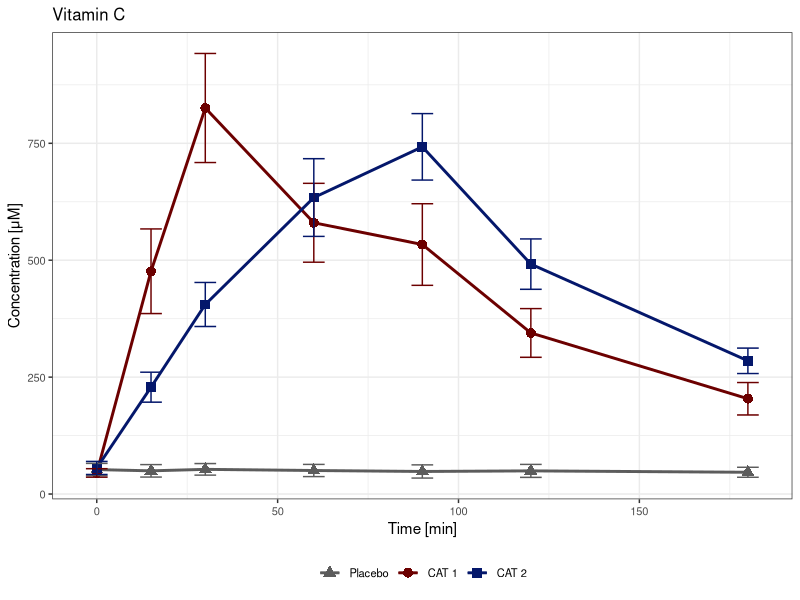
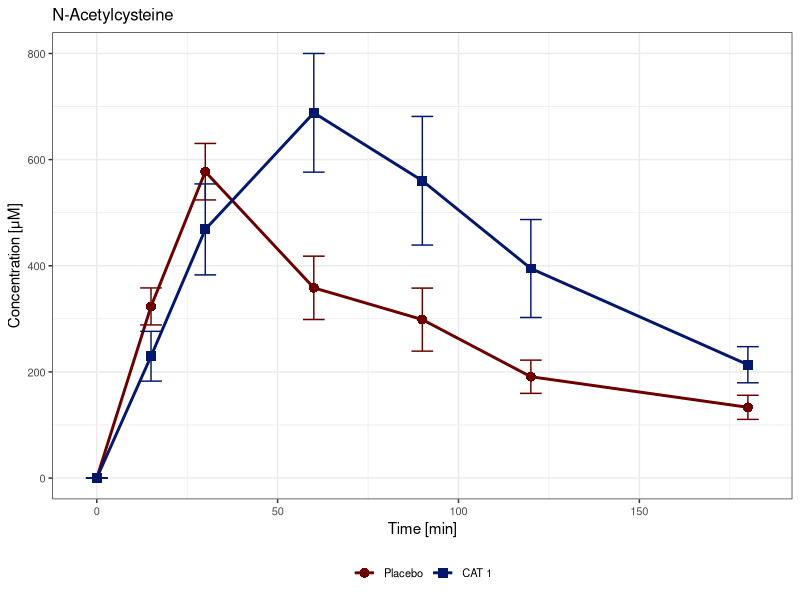
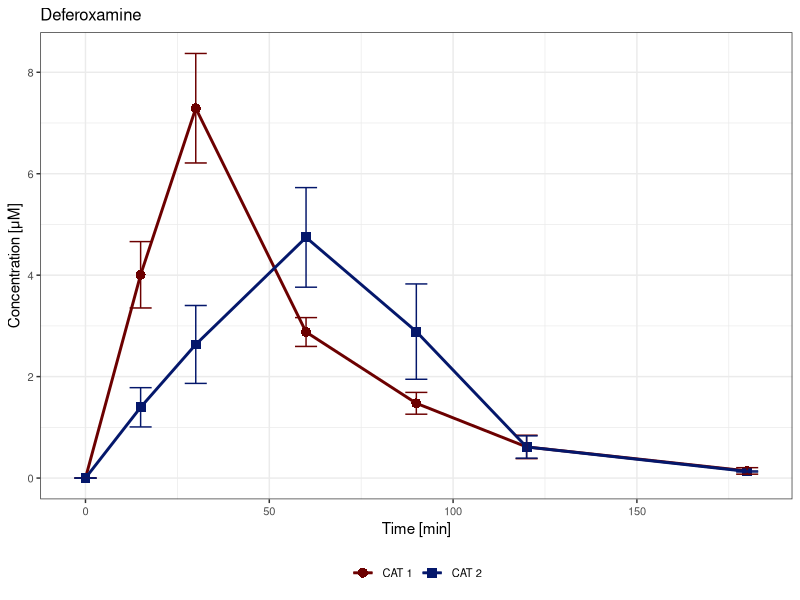
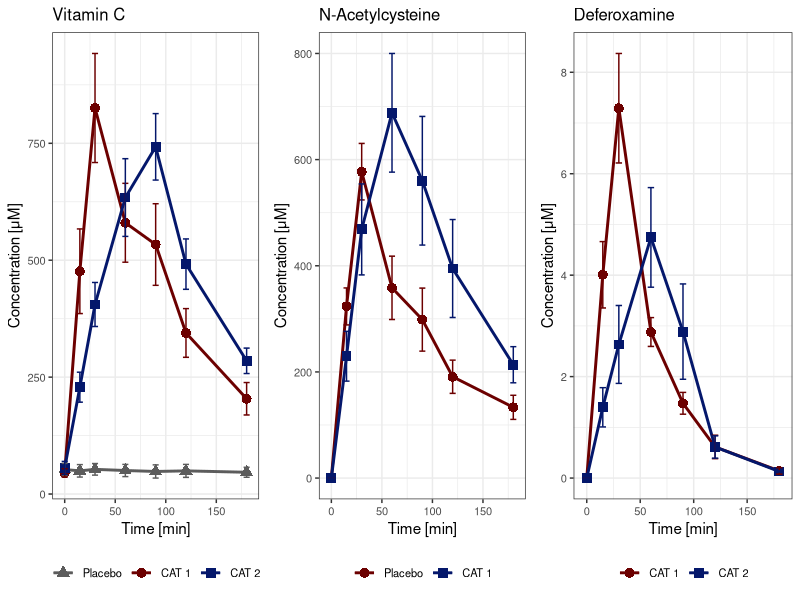

Source code (R) for these figures, in order: (Note: this script raises an error after producing the figures.)
library(ggplot2)
library(dplyr)
library(tibble)

# Import data from covariables_asc.csv covariables_nac.csv and covariables_dfo.csv
asc <- tibble(read.csv("output/covariables_asc.csv", header = TRUE, sep = ","))
nac <- tibble(read.csv("output/covariables_nac.csv", header = TRUE, sep = ","))
dfo <- tibble(read.csv("output/covariables_dfo.csv", header = TRUE, sep = ","))

# Plot
# Plot mean and standard deviation for ASC c_promedio over Tiempo grouped by tac1, tac2 and p
asc_graph <- ggplot() +
    # add mean and standard deviation
    stat_summary(data = asc, aes(x = Tiempo, y = c_promedio, col = tac), fun.y = mean, geom = "line", size = 1) +
    stat_summary(data = asc, aes(x = Tiempo, y = c_promedio, col = tac, shape = tac), fun.y = mean, geom = "point", size = 3) +
    stat_summary(data = asc, aes(x = Tiempo, y = c_promedio, col = tac), fun.data = mean_se, fun.args=list(mult=1), geom = "errorbar", width = 6) +
    #stat_summary(data = asc, aes(x = Tiempo, y = c_promedio, col = tac), fun.data = mean_se, fun.args=list(mult=sqrt(length(unique(asc$px)))), geom = "errorbar", width = 6) +
    # if you want to add standard deviation adjusted to 95% confidence interval
    # stat_summary(data = asc, aes(x = Tiempo, y = c_promedio, col = tac), fun.data = mean_se, fun.args=list(mult=1.96), geom = "errorbar", width = 4) +
    # set colors
    scale_color_manual(values = c("#5c5c5c",  "#6c0000", "#04176b"), 
                        labels = c("Placebo", "CAT 1", "CAT 2")) +
    scale_shape_manual(values = c(17, 16, 15),
                        labels = c("Placebo", "CAT 1", "CAT 2")) +
    labs(x = "Time [min]", y = "Concentration [μM]", title = "Vitamin C") +
    # change font size
    theme_bw()+
    theme(legend.position = "bottom", legend.title = element_blank(), 
        legend.text = element_text(size=8),
        axis.text = element_text(size = 8),
        plot.title = element_text(size = 12))
asc_graph


# Plot mean and standard deviation for NAC c_promedio over Tiempo grouped by tac1, tac2 and p
nac_graph <- ggplot() +
    # geom_point(data = nac, aes(x = Tiempo, y = c_promedio, col = tac)) +
    # add mean and standard deviation
    stat_summary(data = nac, aes(x = Tiempo, y = c_promedio, col = tac), fun.y = mean, geom = "line", size = 1) +
    stat_summary(data = nac, aes(x = Tiempo, y = c_promedio, col = tac, shape = tac), fun.y = mean, geom = "point", size = 3) +
    stat_summary(data = nac, aes(x = Tiempo, y = c_promedio, col = tac), fun.data = mean_se, fun.args=list(mult=1), geom = "errorbar", width = 6) +
    # set colors
    scale_color_manual(values = c("#6c0000", "#04176b"), labels = c("Placebo", "CAT 1", "CAT 2")) +
        scale_shape_manual(values = c(16, 15),
                        labels = c("Placebo", "CAT 1", "CAT 2")) +
    labs(x = "Time [min]", y = "Concentration [μM]", title = "N-Acetylcysteine") +
    theme_bw()+
    theme(legend.position = "bottom", legend.title = element_blank(), 
        legend.text = element_text(size=8),
        axis.text = element_text(size = 8),
        plot.title = element_text(size = 12))
nac_graph

# Plot mean and standard deviation for DFO c_promedio over Tiempo grouped by tac1, tac2 and p
dfo_graph <- ggplot() +
    # geom_point(data = dfo, aes(x = Tiempo, y = c_promedio, col = tac)) +
    # add mean and standard deviation
    stat_summary(data = dfo, aes(x = Tiempo, y = c_promedio, col = tac), fun.y = mean, geom = "line", size = 1) +
    stat_summary(data = dfo, aes(x = Tiempo, y = c_promedio, col = tac, shape = tac), fun.y = mean, geom = "point", size = 3) +
    stat_summary(data = dfo, aes(x = Tiempo, y = c_promedio, col = tac), fun.data = mean_se, fun.args = list(mult=1), geom = "errorbar", width = 6) +
    # set colors
    scale_color_manual(values = c("#6c0000", "#04176b"), labels = c("CAT 1", "CAT 2")) +
    scale_shape_manual(values = c(16, 15),
                        labels = c("CAT 1", "CAT 2")) +
    labs(x = "Time [min]", y = "Concentration [μM]", title = "Deferoxamine") +
    theme_bw()+
    theme(legend.position = "bottom", legend.title = element_blank(), 
        legend.text = element_text(size=8),
        axis.text = element_text(size = 8),
        plot.title = element_text(size = 12))
dfo_graph

# facet with the three graphs
# install.packages("gridExtra")
library(gridExtra)
all_plots <- grid.arrange(asc_graph, nac_graph, dfo_graph, ncol = 3)
all_plots
#change letters size
all_plots <- all_plots + theme(text = element_text(size=12))
all_plots
# save the grid.arrange plots
ggsave("output/concentraciones.png", all_plots, width = 12.5, height = 4, dpi = 1000)






ggplot()+
  geom_line(data = datos_nac, aes(x=t_min, y=concentration, col = patient),size = 1, alpha = 0.5, linetype = "solid")+
  geom_boxplot(data = datos_nac, aes(x=t_min, y=concentration, group = t_min),size = 1, alpha = 0.5, col = "#00000090")+
  # geom_boxplot(data = simulacion_ambas_sol_nac, aes(x=tiempo_continuo, y=concentracion*1000, group = tiempo_continuo),size = 1, fill = "#0000003e", col = "#772929b8")+
  geom_line( data =  simulacion_ambas_sol_nac, aes(x=tiempo_continuo, y=concentracion*1000, color = paciente),size = 0.7)+
  # geom_line(data = datos_nac, aes(x=t_min, y=concentration, col = patient),size = 1, linetype = "dashed")+
  geom_point(data = datos_nac, aes(x=t_min, y=concentration, col = patient),size = 4, alpha = 0.5)+
  # geom_line(data = gpt_hat, aes(x=tiempo, y=concentracion),size = 0.7, col="#113b19")+
  scale_x_continuous(breaks = seq(0, 180, 30))+
  facet_grid(cols = vars(sol))+
  # scale_color_viridis_d()+
  guides(title=NULL)+
  theme_bw()+
  theme(legend.position = "bottom", legend.title = element_blank(), 
        legend.text = element_text(size=8),
        axis.text = element_text(size = 8))